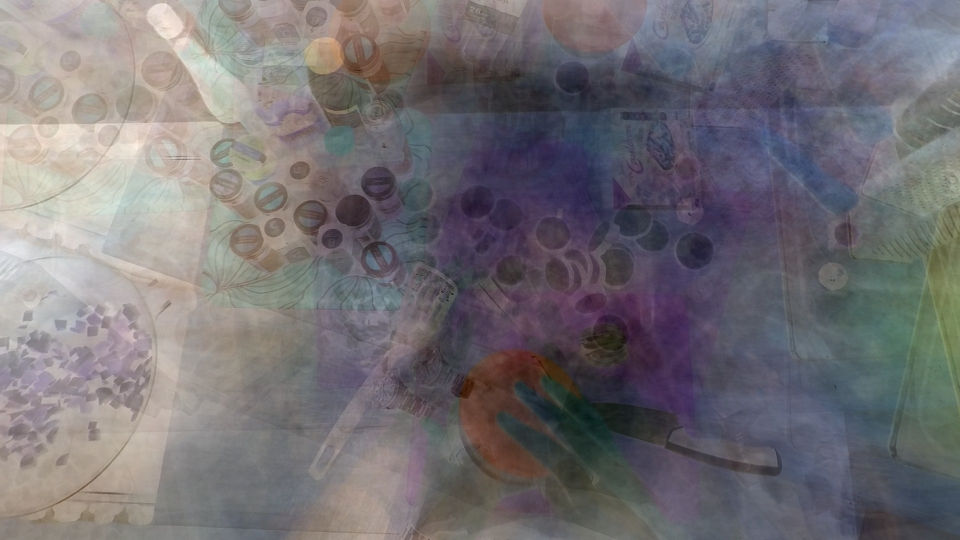
#> input picture images/dyanmic_image_sample.jpg, 1920 x 1080 px (shown at 1/2 size)
$ python -i image_utils.py   (imports and definitions only)
#> lines starting #> are read from the running program, lines starting #| are printed output that depends on the picture
"""Utility functions related to image manipulation."""

from typing import List

import cv2
import numpy as np
from numba import njit

class ImageManager:
    """Utility functions related to image manipulation."""

    @staticmethod
    def get_dynamic_image(frames: list[np.ndarray], normalized=True) -> np.ndarray:
        """
        Generate a dynamic image from a sequence of frames.
        A dynamic image is a single image that summarizes the motion information
        contained in a sequence of frames.
        Args:
            frames (list of numpy.ndarray): A list of frames (images) from which to compute the dynamic image.
            normalized (bool, optional): Whether to normalize the resulting dynamic image to the range [0, 255].
                                         Defaults to True.
        Returns:
            numpy.ndarray: The computed dynamic image.
        """
        num_channels = frames[0].shape[2]
        channel_frames = ImageManager.get_channel_frames(frames, num_channels)
        channel_dynamic_images = [
            ImageManager.compute_dynamic_image(channel) for channel in channel_frames
        ]
        dynamic_image = cv2.merge(tuple(channel_dynamic_images))
        if normalized:
            dynamic_image = cv2.normalize(
                dynamic_image, None, 0, 255, norm_type=cv2.NORM_MINMAX
            )
            dynamic_image = dynamic_image.astype("uint8")
        return dynamic_image

    # [46 lines left out: functions get_channel_frames, compute_dynamic_image, not called in this run]

>>> import cv2
>>> picture = cv2.imread('../../images/dyanmic_image_sample.jpg', cv2.IMREAD_GRAYSCALE)
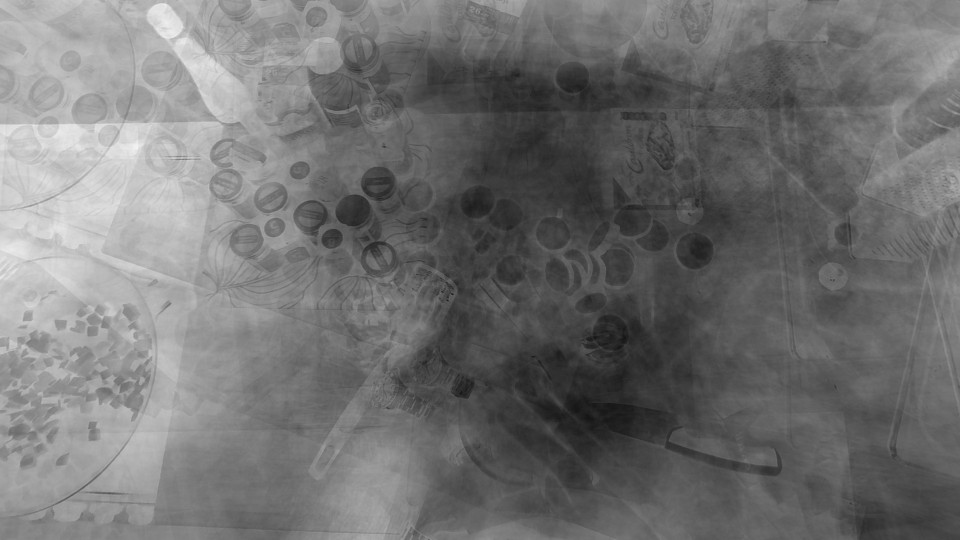
#> picture: shape (1080, 1920) (shown at 1/2 size); min 17, max 245, mean 113.4
>>> result = ImageManager().get_dynamic_image(picture)
#> (the run stopped early here; a loop or call above may not have finished)
